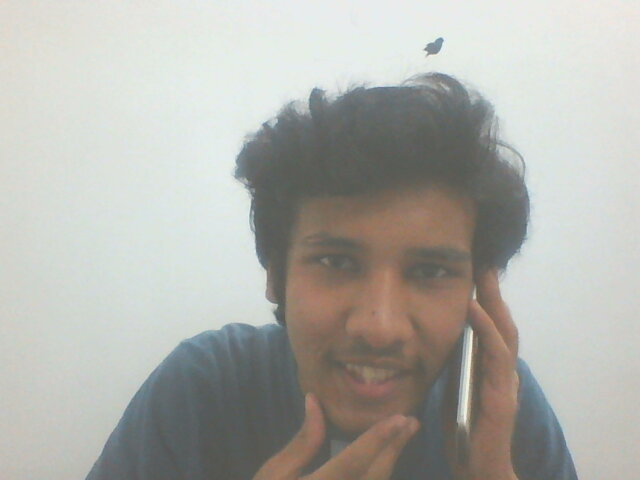
#> input picture Desktop/Learning/Done/Open CV/3. Image Processing/image.jpg, 640 x 480 px
$ python threshold.py
#> lines starting #> are read from the running program, lines starting #| are printed output that depends on the picture; after the words box and inside, x2 and y2 are one past the last pixel; in counts of white or black regions, pixels touching at a corner belong together
import cv2
import numpy as np
pic = cv2.imread('image.jpg',0)
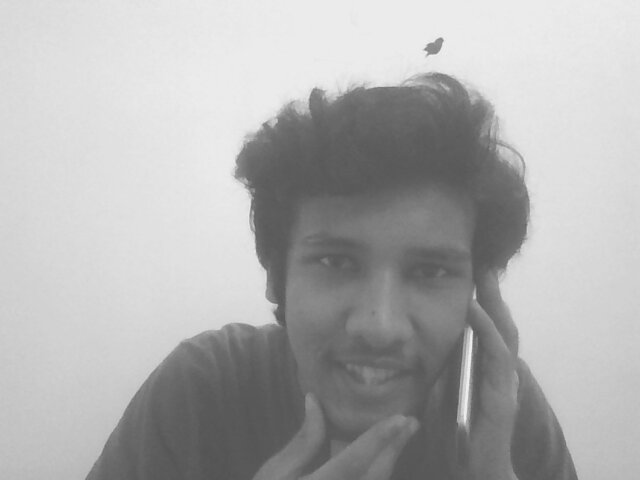
#> pic: shape (480, 640); min 82, max 242, mean 175.1

threshold_value = 200
(T_value,binarythreshold) = cv2.threshold(pic,threshold_value,255,cv2.THRESH_BINARY)
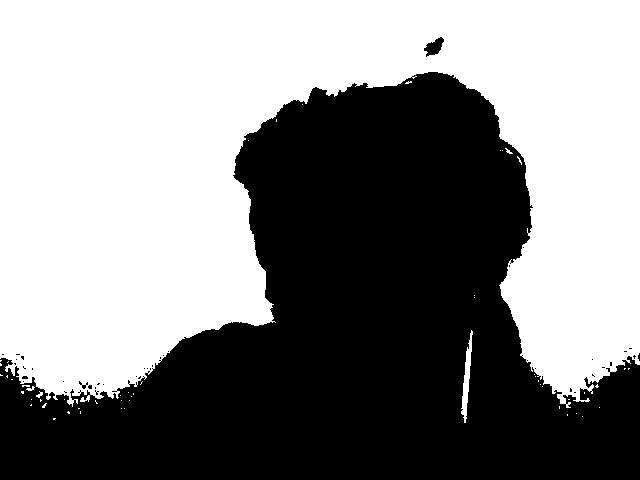
#> binarythreshold: shape (480, 640); 53.5% white; 42 black regions (39 under 20 px), largest, box (x1, y1, x2, y2) and area: (0, 72, 640, 480) 142415, (424, 37, 444, 57) 216, (79, 381, 88, 389) 27
#> T_value = 200
#nverse is white to black and vice versa
cv2.imshow('binary',binarythreshold)

cv2.waitKey(0)
cv2.destroyAllWindows()
